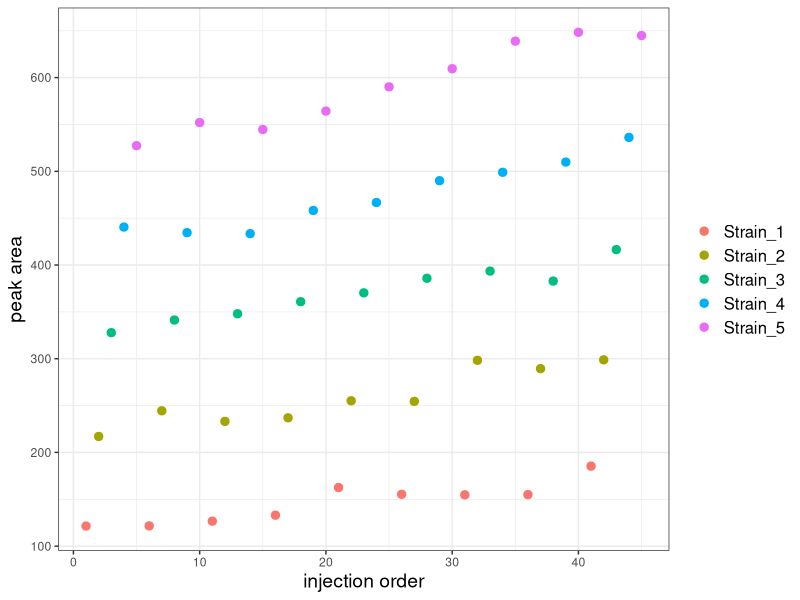
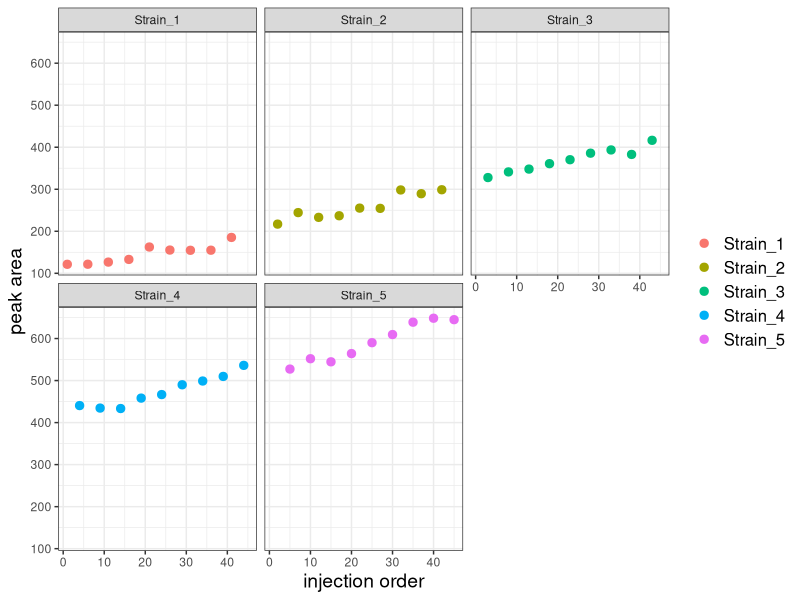
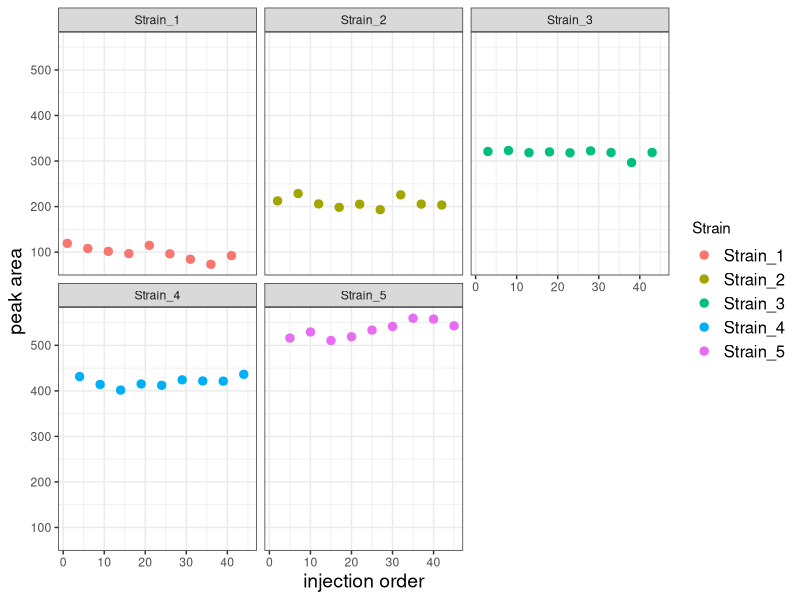
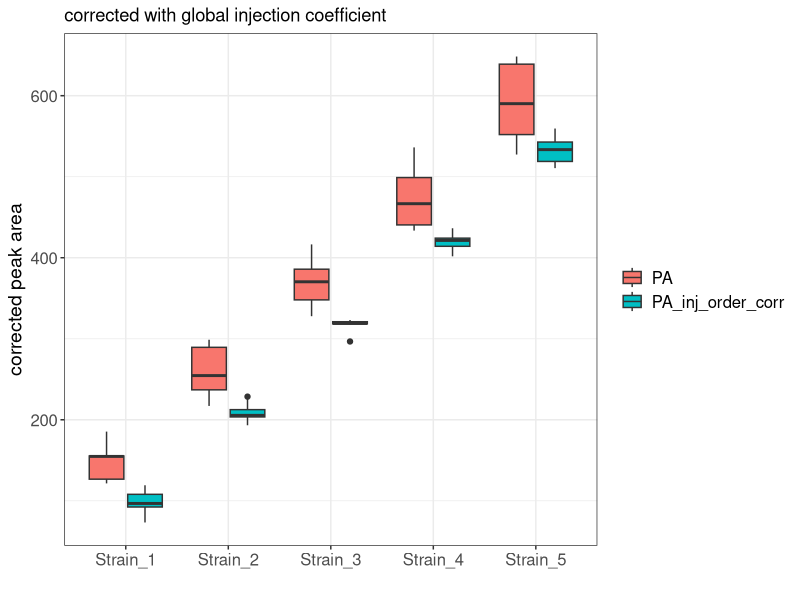
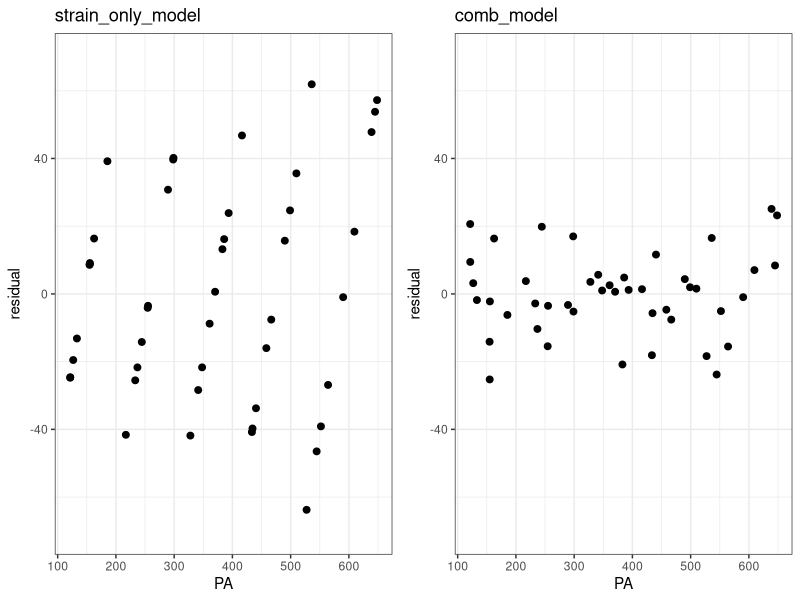
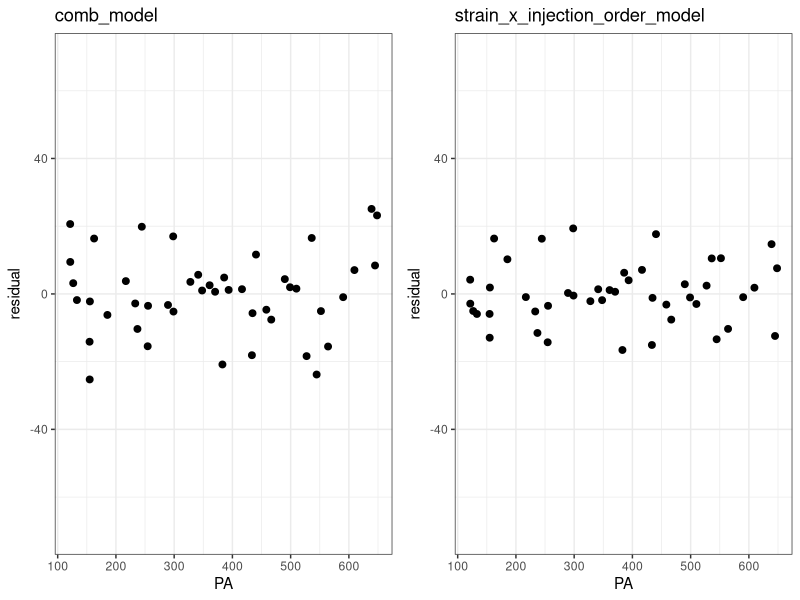
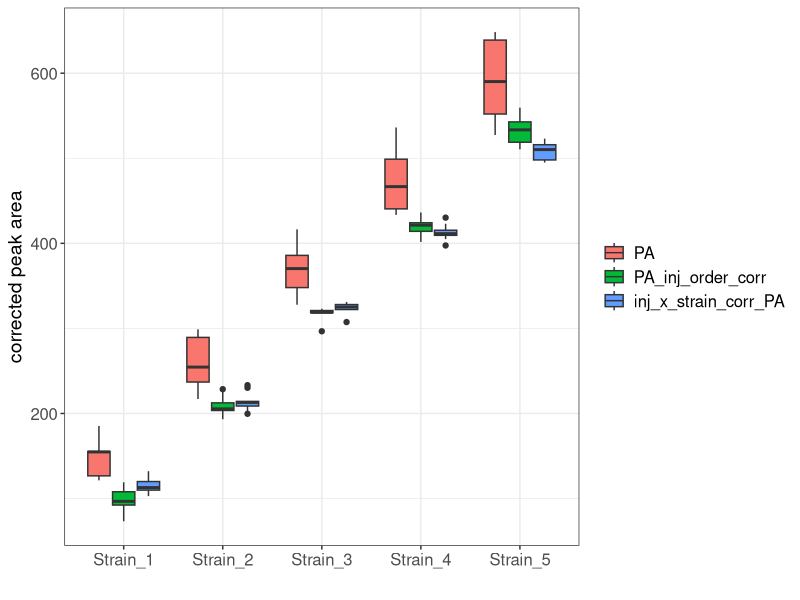

Here is the R script that generated these plots, in order:
## ---- chunk 1
#| message: false

library(tidyverse)
library(kableExtra)
library(cowplot)
## ---- chunk 2
#| message: false

df <- read_csv("./data.csv")
kbl(head(df)) %>% kable_styling(full_width=FALSE)
## ---- chunk 3
ggplot(df, aes(x=Inject_order, y=PA)) +
  geom_point(aes(color=Strain), size=2.5) +
  theme_bw() +
  labs(x="injection order", y="peak area", color=NULL) +
  theme(axis.title = element_text(size=14),
        legend.text = element_text(size = 12)) 
 
## ---- chunk 4

ggplot(df, aes(x=Inject_order, y=PA)) +
  geom_point(aes(color=Strain), size=2.5) +
  facet_wrap("Strain") +
  theme_bw() +
  labs(x='injection order', y='peak area', color=NULL) +
  theme(axis.title = element_text(size=14),
        legend.text = element_text(size = 12))

## ---- chunk 5

strain_only_model <- lm(PA ~ 0 + Strain, data = df)
summary(strain_only_model)
## ---- chunk 6

comb_model <- lm(PA ~ 0 + Strain + Inject_order, data = df)
summary(comb_model)
## ---- chunk 7

anova(strain_only_model, comb_model)
## ---- chunk 8

# extract the injection order coefficient 
injection_order_coef <- coef(comb_model)["Inject_order"]

# correct the PAs by subtracting (injection order coeffiient * injection order)
df$PA_inj_order_corr <- df$PA - (injection_order_coef * df$Inject_order)


## ---- chunk 9

ggplot(df, aes(x=Inject_order, y=PA_inj_order_corr)) +
  geom_point(aes(color=Strain), size=2.5) +
  facet_wrap("Strain") +
  theme_bw() +
  labs(x='injection order', y='peak area') +
  theme(axis.title = element_text(size=14),
        legend.text = element_text(size = 12))

## ---- chunk 10

df_long <- df %>%
  pivot_longer(cols = c(PA, PA_inj_order_corr), 
               names_to = "measurement_type", 
               values_to = "value")

ggplot(df_long, aes(x=Strain, y=value)) +
  geom_boxplot(aes(fill=measurement_type)) +
  labs(x="", y="corrected peak area", fill=NULL, 
       title='corrected with global injection coefficient') +
  theme_bw() +
  theme(axis.title = element_text(size=14),
        axis.text = element_text(size=12),
        legend.text = element_text(size = 12)) 
                 
## ---- chunk 11
# Get the residuals for this model and plot
df$strain_only_resid <- residuals(strain_only_model)
df$comb_resid <- residuals(comb_model)


p1 <- ggplot(df, aes(x=PA, y=strain_only_resid)) +
  geom_point(size=2) +
  ylim(-70,70) +
  theme_bw() +
  labs(title='strain_only_model', y='residual')

p2 <- ggplot(df, aes(x=PA, y=comb_resid)) +
  geom_point(size=2) +
  ylim(-70,70) +
  theme_bw() +
  labs(title='comb_model', y='residual')

# Combine plots
plot_grid(p1, p2, ncol = 2)
## ---- chunk 12

interaction_model <- lm(PA ~ 0 + Strain + Strain:Inject_order, data = df)
summary(interaction_model)
## ---- chunk 13

# Extract the coefficients from the model and put them in a df
strains <- paste0("Strain_", 1:5)
coefs <- coef(interaction_model)[6:10]
coef_table <- data.frame(Strain = strains, inj_x_strain_coef = coefs)

# Add the coefficients to df and calculate corrected peak areas
df <- df %>%
  left_join(coef_table, by = "Strain") %>%
  mutate(
    inj_x_strain_value = inj_x_strain_coef * Inject_order,
    inj_x_strain_corr_PA = PA - inj_x_strain_value) 

## ---- chunk 14

# get the residuals
df$strain_x_inj_resid <- residuals(interaction_model)

# make the plot
p3 <- ggplot(df, aes(x=PA, y=strain_x_inj_resid)) +
  geom_point(size=2) +
  ylim(-70,70) +
  theme_bw() +
  labs(title='strain_x_injection_order_model', y='residual')


# plot alongside the comb_plot residuals
# Combine plots
plot_grid(p2, p3, ncol = 2)
## ---- chunk 15

# pivot the df
df_long <- df %>%
  pivot_longer(cols = c(PA, PA_inj_order_corr, inj_x_strain_corr_PA), 
               names_to = "measurement_type", 
               values_to = "value")

# order the plotting variables
df_long <- mutate(df_long, measurement_type = factor(measurement_type, 
                  levels = c("PA", "PA_inj_order_corr", "inj_x_strain_corr_PA")))

# make the plot
ggplot(df_long, aes(x=Strain, y=value)) +
  geom_boxplot(aes(fill=measurement_type)) +
  labs(x="", y="corrected peak area", fill=NULL) +
  theme_bw() +
  theme(axis.title = element_text(size=14),
        axis.text = element_text(size=12),
        legend.text = element_text(size = 12)) 
